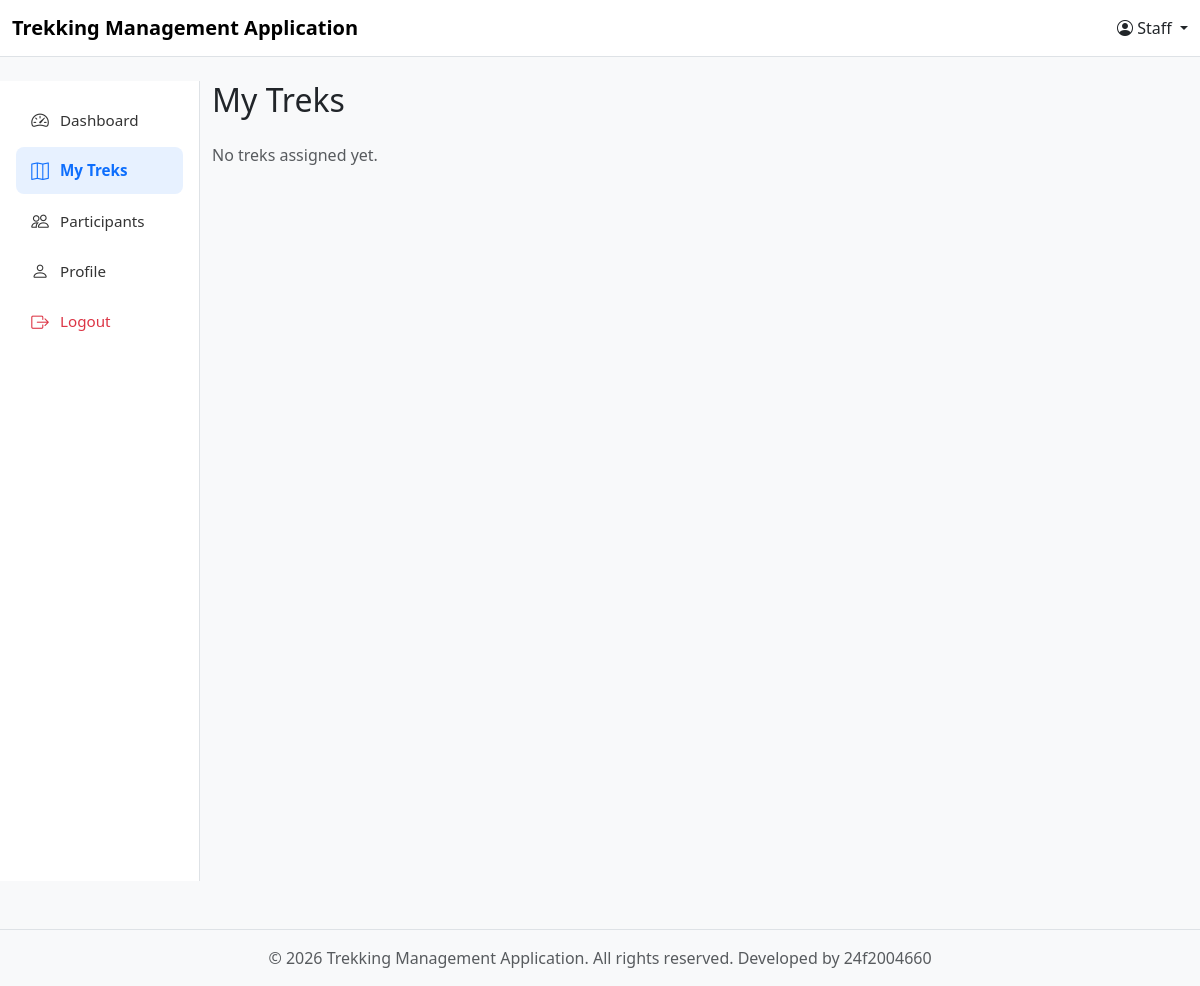
/staff_treks?staff_id=2, run on an earlier commit of the app's database.
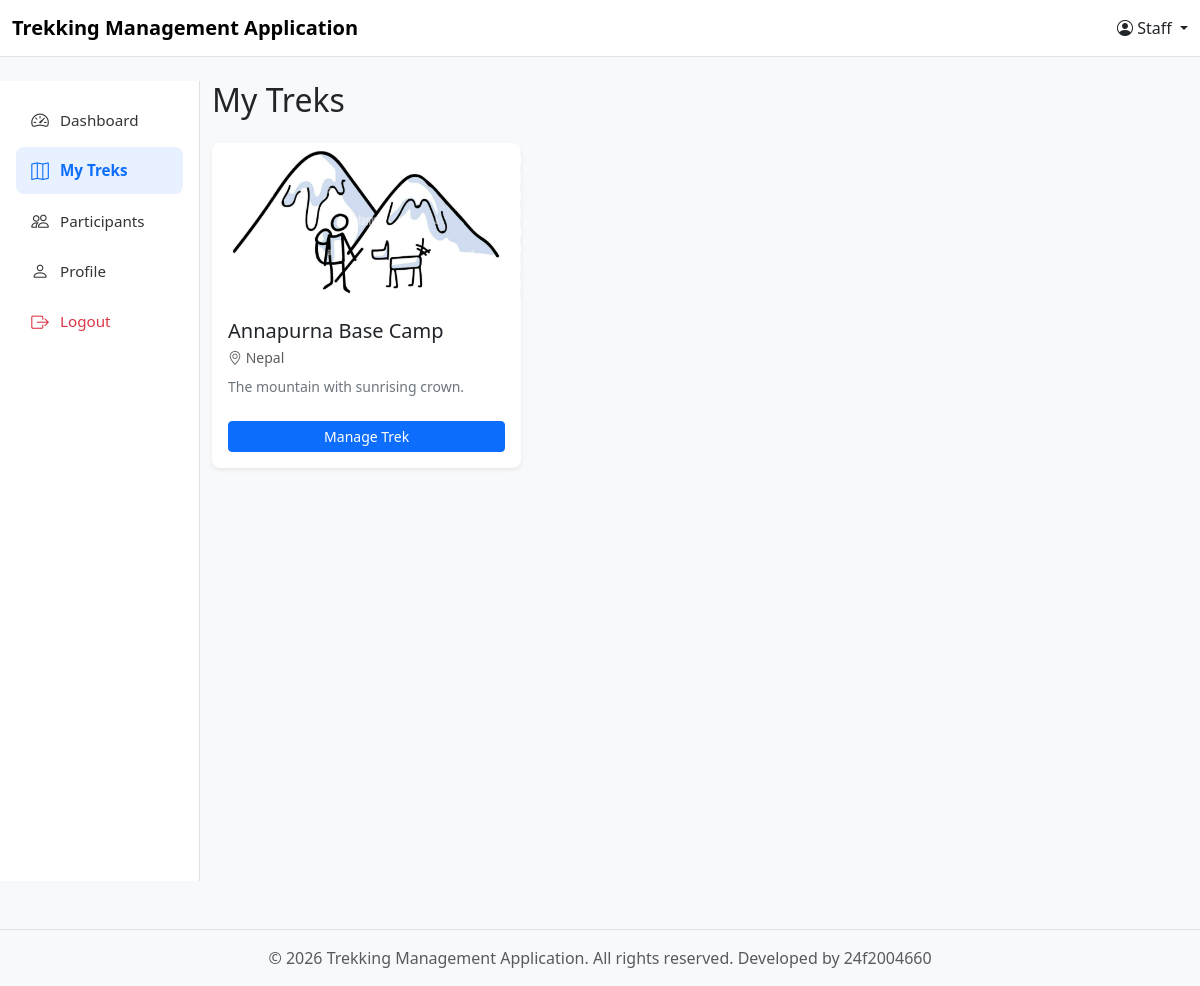
And on a later commit of the database.
### models.py (models this page shows)
class Trek(db.Model):
    __tablename__ = 'trek'
    trek_id = db.Column(db.Integer, primary_key=True)
    t_name = db.Column(db.String(120), nullable=False)
    location = db.Column(db.String(120), nullable=False)
    diff = db.Column(db.String(1))  # E/M/H
    duration = db.Column(db.Integer)
    total_slots = db.Column(db.Integer, nullable=False)
    avl_slots = db.Column(db.Integer, nullable=False)
    assign_s_id = db.Column(db.Integer, db.ForeignKey('staff_profile.staff_id'), nullable=False)
    status = db.Column(db.String(20), default='Pending')  # Pending/Approved/Open/Close/Completed
    start_date = db.Column(db.Date)
    end_date = db.Column(db.Date)
    description = db.Column(db.String(500))
    bookings = db.relationship('Booking', backref='trek', cascade="all, delete")

### controller.py (the view)
@app.route("/staff_treks")
def staff_my_treks():
    staff_id = request.args.get("staff_id")
    assigned_treks = db.session.query(Trek).filter(Trek.assign_s_id == staff_id).all()
    return render_template(
        "Staff_templates/staff_my_treks.html",
        assigned_treks=assigned_treks,
        staff_id=staff_id
    )

### templates/Staff_templates/staff_my_treks.html
{% extends "base.html" %}
{% set current_user = "Staff" %}
{% block content %}
<div class="row">
    {% set current_page = "my_treks" %}
    {% include "Staff_templates/components/staff_menu.html" %}
    <div class="col-md-10">
        <h2 class="mb-4">My Treks</h2>
        <div class="row g-4">
            {% for trek in assigned_treks %}
            <div class="col-md-4">
                <div class="card border-0 shadow-sm rounded-3 h-100">
                    <img src="{{ url_for('static', filename='bg.png') }}"
                         class="card-img-top"
                         alt="{{ trek.t_name }}"
                         style="height: 160px; object-fit: cover; border-radius: 12px 12px 0 0;">
                    <div class="card-body d-flex flex-column">
                        <h5 class="card-title mb-1">{{ trek.t_name }}</h5>
                        <p class="text-muted small mb-2">
                            <i class="bi bi-geo-alt"></i> {{ trek.location }}
                        </p>
                        <p class="card-text small text-secondary flex-grow-1">
                            {{ trek.description[:100] }}{% if trek.description|length > 100 %}...{% endif %}
                        </p>
                        <a href="{{ url_for('manage_trek', trek_id=trek.trek_id, staff_id=staff_id) }}"
                           class="btn btn-primary btn-sm mt-2">
                            Manage Trek
                        </a>
                    </div>
                </div>
            </div>
            {% else %}
            <p class="text-muted">No treks assigned yet.</p>
            {% endfor %}
        </div>
    </div>
</div>
{% endblock %}

### templates/base.html (shortened to what this page needs)
<!DOCTYPE html>
<html lang="en">
<head>
    <link href="https://cdn.jsdelivr.net/npm/bootstrap@5.3.7/dist/css/bootstrap.min.css" rel="stylesheet">
    <link href="https://cdn.jsdelivr.net/npm/bootstrap-icons@1.11.3/font/bootstrap-icons.min.css" rel="stylesheet">
</head>
<body class="bg-light">
<nav class="navbar navbar-expand-lg bg-white border-bottom">
    <div class="container-fluid">
        <a class="navbar-brand fw-bold" href="#">
            Trekking Management Application
        </a>
        <div class="dropdown">
            <a href="#" class="text-dark text-decoration-none dropdown-toggle"
                data-bs-toggle="dropdown">
                <i class="bi bi-person-circle"></i> {{ current_user }}
            </a>
        </div>
    </div>
</nav>
<div class="container-fluid mt-4">
    {% block content %}
    {% endblock %}
</div>
<footer class="border-top mt-5 py-3">
    <div class="container-fluid">
        <center>
            <span class="bg-red text-muted">
                &copy; 2026 Trekking Management Application. All rights reserved.
            </span>
            <span class="text-muted">
                Developed by 24f2004660
            </span>
        </center>
    </div>
</footer>
</body>
</html>

### templates/Staff_templates/components/staff_menu.html (shortened to what this page needs)
<div class="col-md-2 staff-sidebar border-end vh-100 p-3">
    <nav class="nav flex-column">
        <a href="{{ url_for('staff_dashboard', staff_id=staff_id) }}"
        class="nav-link {% if current_page == 'dashboard' %}active{% endif %}">
            <i class="bi bi-speedometer2"></i>
            Dashboard
        </a>
        <a href="{{ url_for('staff_my_treks', staff_id=staff_id) }}"
        class="nav-link {% if current_page == 'my_treks' %}active{% endif %}">
            <i class="bi bi-map"></i>
            My Treks
        </a>
        <a href="{{ url_for('staff_participants', staff_id=staff_id) }}"
        class="nav-link {% if current_page == 'participants' %}active{% endif %}">
            <i class="bi bi-people"></i>
            Participants
        </a>
        <a href="{{ url_for('profile', staff_id=staff_id) }}"
           class="nav-link {% if current_page == 'profile' %}active{% endif %}">
            <i class="bi bi-person"></i>
            Profile
        </a>
        <a href="../homepage.html"
           class="nav-link text-danger">
            <i class="bi bi-box-arrow-right"></i>
            Logout
        </a>
    </nav>
</div>

### templates/Staff_templates/components/staff_menu.html (style rules this page uses)
.staff-sidebar { background-color: #ffffff; }
.staff-sidebar .nav-link { color: #333; border-radius: 8px; padding: 10px 14px; margin-bottom: 4px; display: flex; align-items: center; font-size: 0.95rem; transition: background-color 0.15s ease, color 0.15s ease; }
.staff-sidebar .nav-link i { font-size: 1.1rem; margin-right: 10px; width: 20px; text-align: center; }
.staff-sidebar .nav-link.active { background-color: #e7f1ff; color: #0d6efd; font-weight: 600; }

What changed in the data, as far as the page shows it:
added Trek: t_name "Annapurna Base Camp", location "Nepal", description "The mountain with sunrising crown."
Also different on the page:
text no longer shown: "No treks assigned yet."
